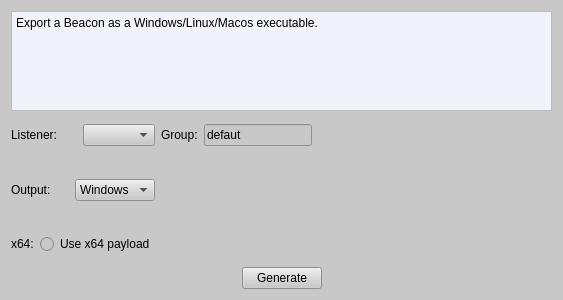
<?xml version="1.0" encoding="UTF-8"?>
<ui version="4.0">
 <class>ConfigureForm</class>
 <widget class="QWidget" name="ConfigureForm">
  <property name="geometry">
   <rect>
    <x>0</x>
    <y>0</y>
    <width>563</width>
    <height>300</height>
   </rect>
  </property>
  <property name="windowTitle">
   <string>Beacon Configure</string>
  </property>
  <property name="windowIcon">
   <iconset resource="../res/client.qrc">
    <normaloff>:/ico/ico/set.png</normaloff>:/ico/ico/set.png</iconset>
  </property>
  <property name="styleSheet">
   <string notr="true">background-color: rgb(200, 200, 200);</string>
  </property>
  <layout class="QGridLayout" name="gridLayout_2">
   <item row="0" column="0">
    <layout class="QVBoxLayout" name="verticalLayout">
     <item>
      <widget class="QTextEdit" name="textEdit">
       <property name="maximumSize">
        <size>
         <width>16777215</width>
         <height>100</height>
        </size>
       </property>
       <property name="styleSheet">
        <string notr="true">background-color: rgb(240, 243, 249);
border-color: rgb(165, 189, 214);</string>
       </property>
       <property name="html">
        <string>&lt;!DOCTYPE HTML PUBLIC &quot;-//W3C//DTD HTML 4.0//EN&quot; &quot;http://www.w3.org/TR/REC-html40/strict.dtd&quot;&gt;
&lt;html&gt;&lt;head&gt;&lt;meta name=&quot;qrichtext&quot; content=&quot;1&quot; /&gt;&lt;style type=&quot;text/css&quot;&gt;
p, li { white-space: pre-wrap; }
&lt;/style&gt;&lt;/head&gt;&lt;body style=&quot; font-family:'SimSun'; font-size:9pt; font-weight:400; font-style:normal;&quot;&gt;
&lt;p style=&quot; margin-top:0px; margin-bottom:0px; margin-left:0px; margin-right:0px; -qt-block-indent:0; text-indent:0px;&quot;&gt;Export a Beacon as a Windows/Linux/Macos executable.&lt;/p&gt;&lt;/body&gt;&lt;/html&gt;</string>
       </property>
      </widget>
     </item>
     <item>
      <layout class="QHBoxLayout" name="horizontalLayout_6">
       <item>
        <layout class="QGridLayout" name="gridLayout">
         <item row="0" column="0">
          <layout class="QHBoxLayout" name="horizontalLayout">
           <item>
            <widget class="QLabel" name="label">
             <property name="text">
              <string>Listener:</string>
             </property>
            </widget>
           </item>
           <item>
            <widget class="QComboBox" name="ListenercomboBox"/>
           </item>
          </layout>
         </item>
         <item row="0" column="1">
          <layout class="QHBoxLayout" name="horizontalLayout_5">
           <item>
            <widget class="QLabel" name="label_4">
             <property name="text">
              <string>Group:</string>
             </property>
            </widget>
           </item>
           <item>
            <widget class="QLineEdit" name="grouplineEdit">
             <property name="text">
              <string>defaut</string>
             </property>
            </widget>
           </item>
          </layout>
         </item>
         <item row="1" column="0">
          <spacer name="horizontalSpacer_5">
           <property name="orientation">
            <enum>Qt::Horizontal</enum>
           </property>
           <property name="sizeHint" stdset="0">
            <size>
             <width>40</width>
             <height>20</height>
            </size>
           </property>
          </spacer>
         </item>
         <item row="1" column="1">
          <spacer name="horizontalSpacer_7">
           <property name="orientation">
            <enum>Qt::Horizontal</enum>
           </property>
           <property name="sizeHint" stdset="0">
            <size>
             <width>40</width>
             <height>20</height>
            </size>
           </property>
          </spacer>
         </item>
         <item row="2" column="0">
          <layout class="QHBoxLayout" name="horizontalLayout_2">
           <item>
            <widget class="QLabel" name="label_2">
             <property name="text">
              <string>Output:</string>
             </property>
            </widget>
           </item>
           <item>
            <widget class="QComboBox" name="beaconcomboBox">
             <item>
              <property name="text">
               <string>Windows</string>
              </property>
             </item>
             <item>
              <property name="text">
               <string>Linux</string>
              </property>
             </item>
             <item>
              <property name="text">
               <string>MacOs</string>
              </property>
             </item>
            </widget>
           </item>
          </layout>
         </item>
         <item row="2" column="1">
          <spacer name="horizontalSpacer_6">
           <property name="orientation">
            <enum>Qt::Horizontal</enum>
           </property>
           <property name="sizeHint" stdset="0">
            <size>
             <width>40</width>
             <height>20</height>
            </size>
           </property>
          </spacer>
         </item>
         <item row="3" column="0">
          <spacer name="horizontalSpacer_9">
           <property name="orientation">
            <enum>Qt::Horizontal</enum>
           </property>
           <property name="sizeHint" stdset="0">
            <size>
             <width>40</width>
             <height>20</height>
            </size>
           </property>
          </spacer>
         </item>
         <item row="3" column="1">
          <spacer name="horizontalSpacer_3">
           <property name="orientation">
            <enum>Qt::Horizontal</enum>
           </property>
           <property name="sizeHint" stdset="0">
            <size>
             <width>40</width>
             <height>20</height>
            </size>
           </property>
          </spacer>
         </item>
         <item row="4" column="0">
          <layout class="QHBoxLayout" name="horizontalLayout_3">
           <item>
            <widget class="QLabel" name="label_3">
             <property name="text">
              <string>x64:</string>
             </property>
            </widget>
           </item>
           <item>
            <widget class="QRadioButton" name="x64radioButton">
             <property name="text">
              <string>Use x64 payload</string>
             </property>
            </widget>
           </item>
          </layout>
         </item>
         <item row="4" column="1">
          <spacer name="horizontalSpacer_4">
           <property name="orientation">
            <enum>Qt::Horizontal</enum>
           </property>
           <property name="sizeHint" stdset="0">
            <size>
             <width>40</width>
             <height>20</height>
            </size>
           </property>
          </spacer>
         </item>
        </layout>
       </item>
       <item>
        <spacer name="horizontalSpacer_8">
         <property name="orientation">
          <enum>Qt::Horizontal</enum>
         </property>
         <property name="sizeHint" stdset="0">
          <size>
           <width>208</width>
           <height>20</height>
          </size>
         </property>
        </spacer>
       </item>
      </layout>
     </item>
    </layout>
   </item>
   <item row="1" column="0">
    <layout class="QHBoxLayout" name="horizontalLayout_4">
     <item>
      <spacer name="horizontalSpacer">
       <property name="orientation">
        <enum>Qt::Horizontal</enum>
       </property>
       <property name="sizeHint" stdset="0">
        <size>
         <width>68</width>
         <height>20</height>
        </size>
       </property>
      </spacer>
     </item>
     <item>
      <widget class="QPushButton" name="generateButton">
       <property name="text">
        <string>Generate</string>
       </property>
      </widget>
     </item>
     <item>
      <spacer name="horizontalSpacer_2">
       <property name="orientation">
        <enum>Qt::Horizontal</enum>
       </property>
       <property name="sizeHint" stdset="0">
        <size>
         <width>158</width>
         <height>20</height>
        </size>
       </property>
      </spacer>
     </item>
    </layout>
   </item>
  </layout>
 </widget>
 <resources>
  <include location="../res/client.qrc"/>
 </resources>
 <connections/>
</ui>
